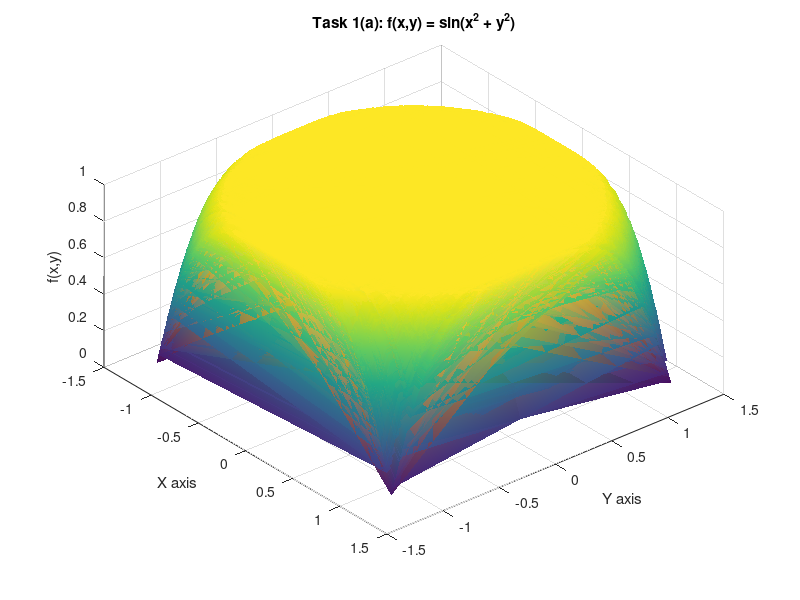
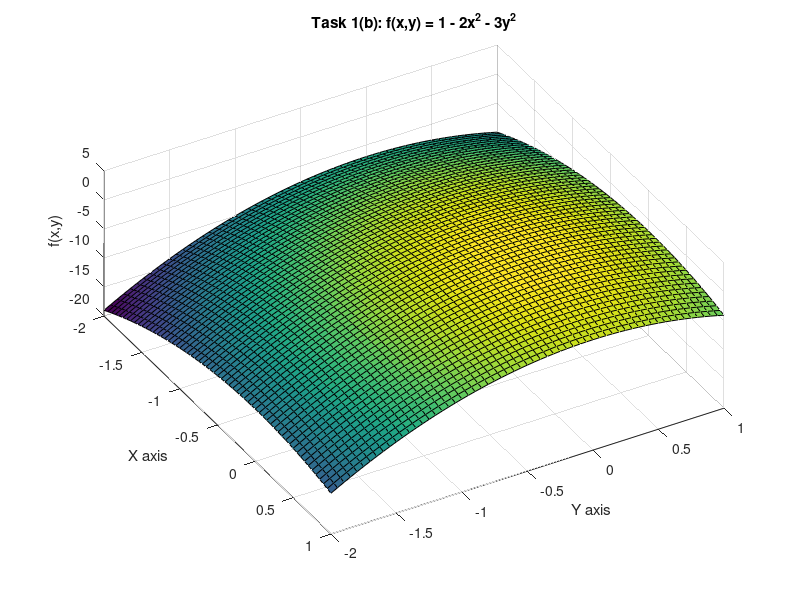
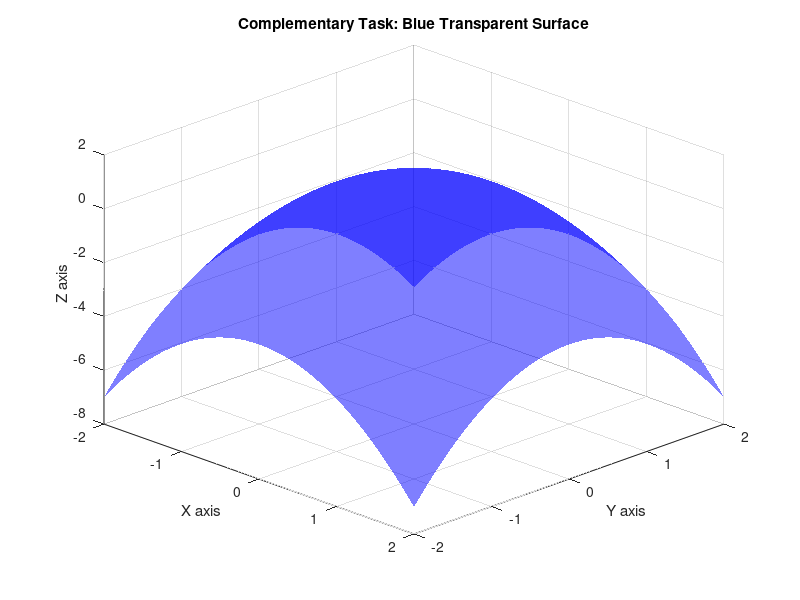

Write MATLAB code to recreate these figures, in order.
clear;
clc;
close all;

%% TASK 1(a): f(x,y) = sin(x^2 + y^2)

% Generate random x and y values
x = (2 * rand(1, 200) - 1) .* sqrt(pi / 2);
y = (2 * rand(1, 200) - 1) .* sqrt(pi / 2);

% Create coordinate grid
[X, Y] = meshgrid(x, y);

% Calculate function values
Z1 = sin(X.^2 + Y.^2);

% Plot the 3D surface
figure(1);
h1 = surf(X, Y, Z1);

% Customize appearance
set(h1, 'FaceColor', [0.2 0.6 0.9]);
shading interp;
grid on;
view(50, 50);

% Add title and axis labels
title('Task 1(a): f(x,y) = sin(x^2 + y^2)');
xlabel('X axis');
ylabel('Y axis');
zlabel('f(x,y)');

% Define x and y values from -2 to 1
x_vals = -2:0.05:1;
y_vals = -2:0.05:1;

% Create coordinate grid
[X2, Y2] = meshgrid(x_vals, y_vals);

% Calculate function values
Z2 = 1 - 2*(X2.^2) - 3*(Y2.^2);

% Plot the 3D surface
figure(2);
h2 = surf(X2, Y2, Z2);

% Customize appearance
set(h2, 'FaceColor', [0.9 0.4 0.2]);
shading faceted;
grid on;
view(60, 60);

% Add title and axis labels
title('Task 1(b): f(x,y) = 1 - 2x^2 - 3y^2');
xlabel('X axis');
ylabel('Y axis');
zlabel('f(x,y)');


% Define x and y values
x = -2:0.05:2;
y = -2:0.05:2;

% Create coordinate grid
[X3, Y3] = meshgrid(x, y);

% Calculate function values
Z3 = 1 - (X3.^2 + Y3.^2);

% Plot the surface
figure(3);
h3 = surf(X3, Y3, Z3);

% Set solid blue color and transparency
set(h3, 'FaceColor', [0 0 1], ...
    'EdgeColor', 'none', ...
    'FaceAlpha', 0.5);

% Customize appearance
grid on;
view(45, 30);

% Add title and axis labels
title('Complementary Task: Blue Transparent Surface');
xlabel('X axis');
ylabel('Y axis');
zlabel('Z axis');
